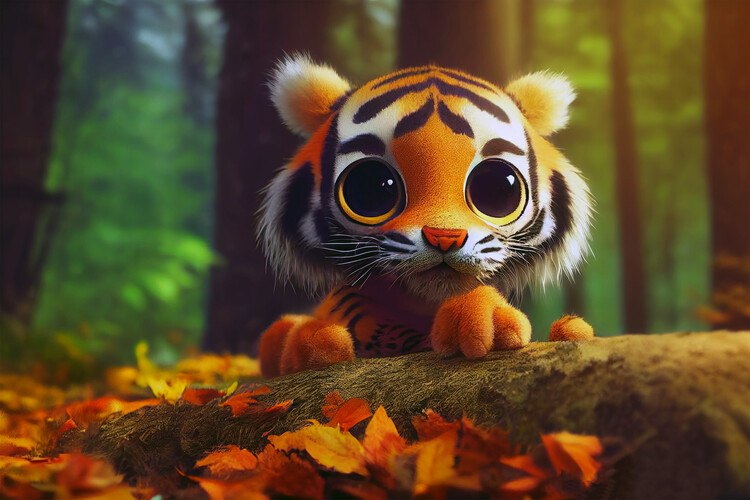
%> input picture CA3/hello.jpg, 750 x 500 px
$ octave p1.m   (GNU Octave 9; MATLAB toolbox functions it lacks are replaced by stand-ins)
%> lines starting %> are read from the running program, lines starting %| are printed output that depends on the picture; in (x1, y1, x2, y2) boxes, pixels count from 0 and x2, y2 are one past the last pixel; in counts of white or black regions, pixels touching at a corner belong together; the program's own positions count from 1
### CA3/coding.m
function coded_img=coding(msg,img,mapset)
index=[];
for i=1:length(msg)
    ch=msg(i);
    index=[index, find(strcmp(ch,mapset(1,:))==1)];
end
binary_msg=cell2mat(mapset(2,index));
coded_img=img;
for i=1:length(binary_msg)
    num=dec2bin(img(i),8);
    num(8)=binary_msg(i);
    coded_img(i)=bin2dec(num);
end
end

### CA3/decoding.m
function msg=decoding(img,mapset)
end_symbol=';';
end_symbol_binary=dec2bin(find(strcmp(end_symbol,mapset(1,:))==1)-1);

binary_msg='';
for i=1:numel(img)
    num=dec2bin(img(i),8);
    binary_msg=strcat(binary_msg,num(8));
    if(rem(i,5)==0)
        if(binary_msg(end-4:end)==end_symbol_binary)
            break;
        end
    end
end

msg_len=length(binary_msg)/5;
index=[];
for i=1:msg_len
    index=[index, find(strcmp(binary_msg(5*i-4:5*i),mapset(2,:))==1) ];
end
msg=cell2mat(mapset(1,index));

end

### CA3/p1.m
img=imread('hello.jpg');
%> img is the input picture: size 500x750x3 uint8; mean R, G, B 93.4, 72.2, 41.3
img=rgb2gray(img);
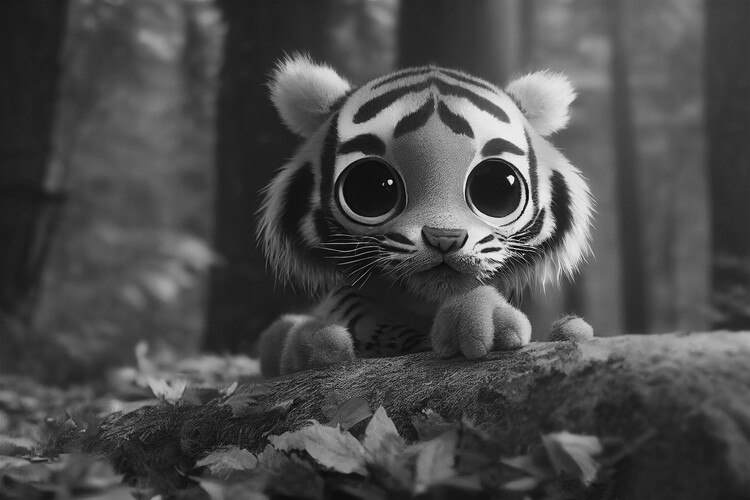
%> img: size 500x750 uint8; min 0, max 251, mean 75
subplot(1,2,1);
imshow(img)
title('original image')
Alphabet='abcdefghijklmnopqrstuvwxyz .,!";';

num_alphabet=length(Alphabet);
mapset=cell(2,num_alphabet);
for i=1:num_alphabet
    mapset{1,i}=Alphabet(i);
    mapset{2,i}=dec2bin(i-1,5);
end

msg='signal;';

coded_img=coding(msg,img,mapset);
%> the loop in coding, `for i=1:length(binary_msg)` made 35 passes
%> after the loop in coding, `for i=1:length(binary_msg)`: coded_img: size 500x750 uint8; under 0.01% of pixels changed, all inside (x1, y1, x2, y2) = (0, 3, 1, 35)
%> after the loop in coding, `for i=1:length(binary_msg)`: num = '00011101'
subplot(1,2,2);
imshow(coded_img);
title('coded image')

fprintf("decoded msg is: %s",decoding(coded_img,mapset))
%> the loop in decoding, `for i=1:numel(img)` made 35 passes
%> (num, binary_msg) on passes 1 to 12: ('00011001', '1'), ('00011000', '10'), ('00011000', '100'), ('00011011', '1001'), ('00011010', '10010'), ('00011010', '100100'), ('00011011', '1001001'), ('00011010', '10010010'), ('00011010', '100100100'), ('00011010', '1001001000'), ('00011010', '10010010000'), ('00011010', '100100100000')
%> in decoding, `msg_len=length(binary_msg)/5;`: msg_len = 7
%> the loop in decoding, `for i=1:msg_len` made 7 passes
%> index on passes 1 to 7: 19, [19 9], [19 9 7], [19 9 7 14], [19 9 7 14 1], [19 9 7 14 1 12], [19 9 7 14 1 12 32]
%> in decoding, `msg=cell2mat(mapset(1,index));`: msg = 'signal;'
%| decoded msg is: signal;

$ run again, with CA3/PCB.jpg copied over CA3/hello.jpg
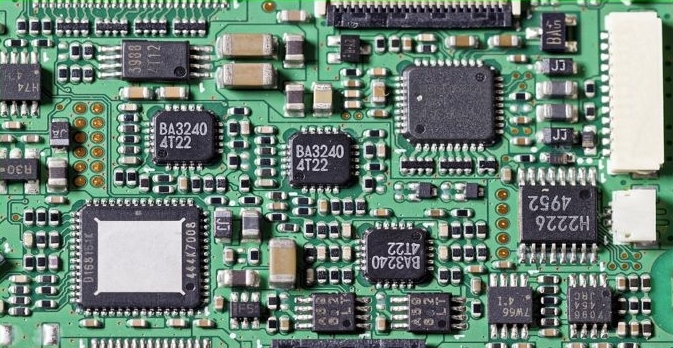
%> input picture CA3/PCB.jpg, 673 x 348 px
%> img is the input picture: size 348x673x3 uint8; mean R, G, B 106.9, 128.7, 116.9
%> `img=rgb2gray(img);`:
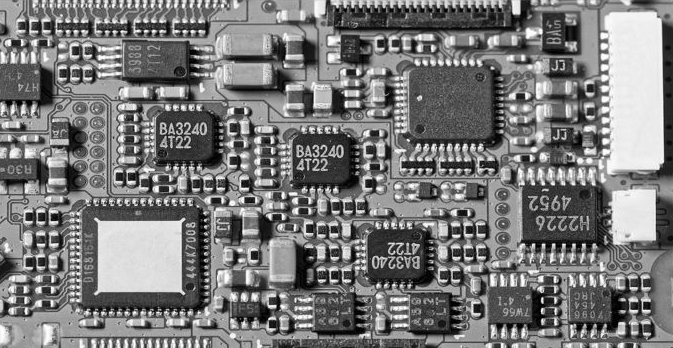
%> img: size 348x673 uint8; min 0, max 255, mean 120.9
%> the loop in coding, `for i=1:length(binary_msg)` made 35 passes
%> after the loop in coding, `for i=1:length(binary_msg)`: num = '00100111'
%> the loop in decoding, `for i=1:numel(img)` made 35 passes
%> (num, binary_msg) on passes 1 to 8: ('10100111', '1'), ('10101100', '10'), ('10101100', '100'), ('10101011', '1001'), ('10101010', '10010'), ('10101000', '100100'), ('10101011', '1001001'), ('10101100', '10010010')
%> msg_len = 7
%> the loop in decoding, `for i=1:msg_len` made 7 passes
%> index on passes 1 to 7: 19, [19 9], [19 9 7], [19 9 7 14], [19 9 7 14 1], [19 9 7 14 1 12], [19 9 7 14 1 12 32]
%> msg = 'signal;'
%| decoded msg is: signal;
